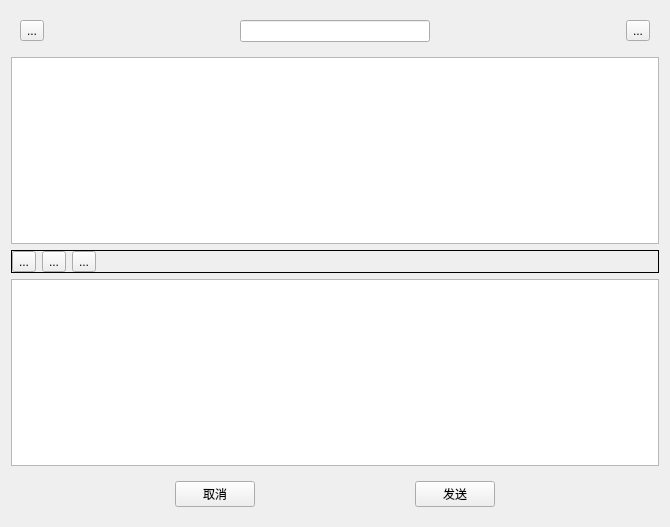
<?xml version="1.0" encoding="UTF-8"?>
<ui version="4.0">
 <class>Widget</class>
 <widget class="QWidget" name="Widget">
  <property name="geometry">
   <rect>
    <x>0</x>
    <y>0</y>
    <width>670</width>
    <height>527</height>
   </rect>
  </property>
  <property name="windowTitle">
   <string>Widget</string>
  </property>
  <layout class="QVBoxLayout" name="verticalLayout_4">
   <item>
    <widget class="QWidget" name="widget_3" native="true">
     <layout class="QHBoxLayout" name="horizontalLayout_3">
      <property name="leftMargin">
       <number>0</number>
      </property>
      <property name="topMargin">
       <number>0</number>
      </property>
      <property name="rightMargin">
       <number>0</number>
      </property>
      <property name="bottomMargin">
       <number>0</number>
      </property>
      <item>
       <layout class="QVBoxLayout" name="verticalLayout_3">
        <item>
         <widget class="QWidget" name="widget" native="true">
          <layout class="QVBoxLayout" name="verticalLayout">
           <property name="leftMargin">
            <number>0</number>
           </property>
           <property name="topMargin">
            <number>0</number>
           </property>
           <property name="rightMargin">
            <number>0</number>
           </property>
           <property name="bottomMargin">
            <number>0</number>
           </property>
           <item>
            <widget class="QWidget" name="widget_5" native="true">
             <layout class="QHBoxLayout" name="horizontalLayout_4">
              <item>
               <widget class="QToolButton" name="toolButton_5">
                <property name="text">
                 <string>...</string>
                </property>
                <property name="icon">
                 <iconset resource="resource.qrc">
                  <normaloff>:/images/back.png</normaloff>:/images/back.png</iconset>
                </property>
               </widget>
              </item>
              <item>
               <spacer name="horizontalSpacer_5">
                <property name="orientation">
                 <enum>Qt::Horizontal</enum>
                </property>
                <property name="sizeHint" stdset="0">
                 <size>
                  <width>184</width>
                  <height>20</height>
                 </size>
                </property>
               </spacer>
              </item>
              <item>
               <widget class="QLineEdit" name="lineEdit"/>
              </item>
              <item>
               <spacer name="horizontalSpacer_6">
                <property name="orientation">
                 <enum>Qt::Horizontal</enum>
                </property>
                <property name="sizeHint" stdset="0">
                 <size>
                  <width>184</width>
                  <height>20</height>
                 </size>
                </property>
               </spacer>
              </item>
              <item>
               <widget class="QToolButton" name="toolButton_4">
                <property name="text">
                 <string>...</string>
                </property>
                <property name="icon">
                 <iconset resource="resource.qrc">
                  <normaloff>:/images/more.png</normaloff>:/images/more.png</iconset>
                </property>
               </widget>
              </item>
             </layout>
            </widget>
           </item>
           <item>
            <widget class="QTextBrowser" name="TextRecord"/>
           </item>
          </layout>
         </widget>
        </item>
        <item>
         <widget class="QFrame" name="frame_2">
          <property name="frameShape">
           <enum>QFrame::Box</enum>
          </property>
          <layout class="QHBoxLayout" name="horizontalLayout">
           <property name="leftMargin">
            <number>0</number>
           </property>
           <property name="topMargin">
            <number>0</number>
           </property>
           <property name="rightMargin">
            <number>0</number>
           </property>
           <property name="bottomMargin">
            <number>0</number>
           </property>
           <item>
            <widget class="QToolButton" name="toolButton">
             <property name="toolTip">
              <string>图片</string>
             </property>
             <property name="text">
              <string>...</string>
             </property>
             <property name="icon">
              <iconset resource="resource.qrc">
               <normaloff>:/images/emoji.png</normaloff>:/images/emoji.png</iconset>
             </property>
            </widget>
           </item>
           <item>
            <widget class="QToolButton" name="toolButton_2">
             <property name="toolTip">
              <string>文件</string>
             </property>
             <property name="text">
              <string>...</string>
             </property>
             <property name="icon">
              <iconset resource="resource.qrc">
               <normaloff>:/images/files.png</normaloff>:/images/files.png</iconset>
             </property>
            </widget>
           </item>
           <item>
            <widget class="QToolButton" name="toolButton_3">
             <property name="toolTip">
              <string>表情</string>
             </property>
             <property name="text">
              <string>...</string>
             </property>
             <property name="icon">
              <iconset resource="resource.qrc">
               <normaloff>:/images/photo.png</normaloff>:/images/photo.png</iconset>
             </property>
            </widget>
           </item>
           <item>
            <spacer name="horizontalSpacer">
             <property name="orientation">
              <enum>Qt::Horizontal</enum>
             </property>
             <property name="sizeHint" stdset="0">
              <size>
               <width>172</width>
               <height>20</height>
              </size>
             </property>
            </spacer>
           </item>
          </layout>
         </widget>
        </item>
        <item>
         <widget class="QWidget" name="widget_2" native="true">
          <layout class="QVBoxLayout" name="verticalLayout_2">
           <property name="leftMargin">
            <number>0</number>
           </property>
           <property name="topMargin">
            <number>0</number>
           </property>
           <property name="rightMargin">
            <number>0</number>
           </property>
           <property name="bottomMargin">
            <number>0</number>
           </property>
           <item>
            <widget class="QTextEdit" name="msgTextEdit"/>
           </item>
          </layout>
         </widget>
        </item>
        <item>
         <widget class="QWidget" name="widget_4" native="true">
          <layout class="QHBoxLayout" name="horizontalLayout_2">
           <item>
            <spacer name="horizontalSpacer_2">
             <property name="orientation">
              <enum>Qt::Horizontal</enum>
             </property>
             <property name="sizeHint" stdset="0">
              <size>
               <width>146</width>
               <height>20</height>
              </size>
             </property>
            </spacer>
           </item>
           <item>
            <widget class="QPushButton" name="backBtn">
             <property name="text">
              <string>取消</string>
             </property>
            </widget>
           </item>
           <item>
            <spacer name="horizontalSpacer_3">
             <property name="orientation">
              <enum>Qt::Horizontal</enum>
             </property>
             <property name="sizeHint" stdset="0">
              <size>
               <width>147</width>
               <height>20</height>
              </size>
             </property>
            </spacer>
           </item>
           <item>
            <widget class="QPushButton" name="sendBtn">
             <property name="text">
              <string>发送</string>
             </property>
             <property name="shortcut">
              <string>Return</string>
             </property>
            </widget>
           </item>
           <item>
            <spacer name="horizontalSpacer_4">
             <property name="orientation">
              <enum>Qt::Horizontal</enum>
             </property>
             <property name="sizeHint" stdset="0">
              <size>
               <width>146</width>
               <height>20</height>
              </size>
             </property>
            </spacer>
           </item>
          </layout>
         </widget>
        </item>
       </layout>
      </item>
     </layout>
    </widget>
   </item>
  </layout>
 </widget>
 <resources>
  <include location="resource.qrc"/>
 </resources>
 <connections/>
</ui>
